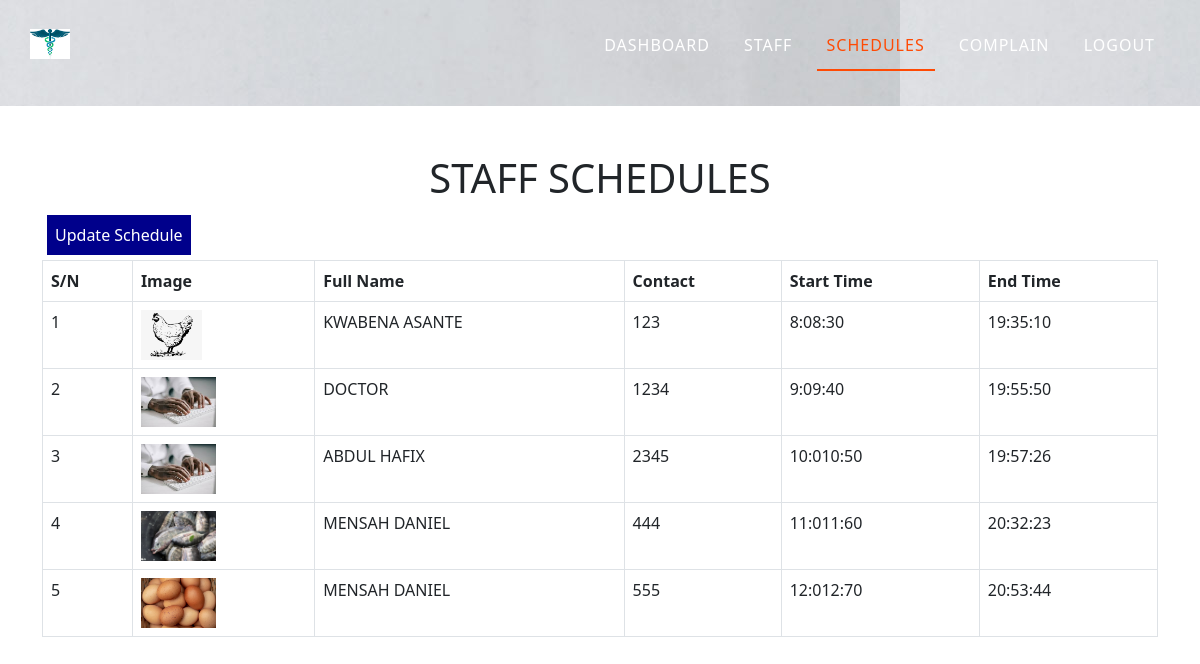
Page /students.php on the committed database.
### tables this page shows
CREATE TABLE `users` (
  `user_id` int(11) NOT NULL,
  `full_name` varchar(200) NOT NULL,
  `email` varchar(200) NOT NULL,
  `password` varchar(200) NOT NULL,
  `image` text NOT NULL,
  `joined_date` datetime NOT NULL DEFAULT current_timestamp(),
  `last_login` datetime NOT NULL,
  `date_of_birth` varchar(20) NOT NULL,
  `staff_ID` varchar(20) NOT NULL,
  `contact` varchar(12) NOT NULL,
  `gender` varchar(10) NOT NULL,
  `start_time` time NOT NULL DEFAULT current_timestamp(),
  `end_time` time NOT NULL DEFAULT current_timestamp(),
  `duty` varchar(100) NOT NULL,
  `complain` varchar(100) NOT NULL,
  `reply` varchar(100) NOT NULL,
  `reset_code` varchar(10) NOT NULL
);

### config.php (called while the page is built, shortened)
<?php
	$n=1;
 	$s=rand(1, 8);
 	$y=3;
?>

### students.php (the view, shortened to what this page needs)
<?php
    include 'config.php';
?>
<!DOCTYPE html>
<html lang="en">
<head>
    <link rel="stylesheet" href="https://cdn.jsdelivr.net/npm/bootstrap@5.2.0/dist/css/bootstrap.min.css">
    <link rel="stylesheet" href="../css/style.css">
  <link rel="stylesheet" href="https://cdnjs.cloudflare.com/ajax/libs/font-awesome/4.7.0/css/font-awesome.min.css">
</head>
<body>
  <header class="header-area" style="background-image: url('wat.jpg');">
        <div class="header-container">
            <div class="site-logo">
                <img src="log.jpg" height="30px;">
            </div>
           <div class="site-nav-menu">
                <ul class="primary-menu">
                    <li>
                    <a href="admin_index.php">Dashboard</a> </li>
                    <li><a  href="teacher.php">Staff</a></li>
                    <li><a class="active" aria-current="page" href="students.php">Schedules</a></li>
                    <li><a href="accounts_list.php">Complain</a></li>
                    <li><a href="admin_login.php">LogOut</a></li>
                </ul>
            </div>
        </div>
    </header>
<div class = "container">
<div class = "row">
    <div class = "col-xl-12">
        <h1 class = "text-center pt-5"> STAFF SCHEDULES </h1>
        <form action=" " method="POST" enctype="multipart">
            <button type="button" onclick="window.location.reload();" style="background: darkblue; color: white; padding: 8px; border: none; margin: 5px;">Update Schedule</button>
        </form>
        <table class="table table-bordered">
        <thead>
            <tr>
                <th>S/N</th>
                <th>Image</th>
                <th>Full Name</th>
                <th>Contact</th>
                <th>Start Time</th>
                <th>End Time</th>
            </tr>
        </thead>
        <tbody>
<?php
$stmt=$db_conn->prepare('SELECT * FROM users');
$stmt->execute();
if($stmt->rowCount()>0)
{
    while($row=$stmt->fetch(PDO::FETCH_ASSOC))
{
    extract($row);
?>
     <tr>
    <td><?php echo $n; ?></td>
     <td><img src="users/<?php echo $row['image']?>" style="height: 50px;"></td>
    <td style="text-transform:uppercase;"><?php echo $row['full_name']; ?></td>
    <td style="text-transform:uppercase;"><?php echo $row['contact']; ?></td>
     <td style="text-transform:uppercase;"><?php echo $s; ?>:0<?php echo $s; ?>:<?php echo $y; ?>0</td>
    <td style="text-transform:uppercase;"><?php echo $row['end_time']; ?></td>
        </tr>
            <?php
            $n++;
            $y++;
            $s++;
                }
            }
             else
          {
            ?>  <tr><td colspan="8">
                 <div class="not_registered" style="text-align: center;">
                 <b>No Student Registered</b>
                 </div><td><tr>
                        <?php
      }
      ?>
         </tbody>
    </table>
</body>
</html>

### students.php (style rules this page uses)
th, td { padding: 8px; text-align: left; border-bottom: 2px solid #ddd; }
.header-area { background: #142440; width: 100%; padding: 12px 30px; z-index: 999; }
.header-container { display: table; width: 100%; margin: auto; }
.site-logo { float: left; padding: 17px 0px; }
.site-nav-menu { float: right; }
.primary-menu { list-style: none; }
.primary-menu li { display: inline-block; margin: 21px 5px; }
.primary-menu a { color: #fff; position: relative; text-decoration: none; text-transform: uppercase; font-weight: 500; letter-spacing: 1px; padding: 15px 10px; transition: .5s; }
.primary-menu a:hover, .primary-menu .active { color:#ff4a04; }
.primary-menu li a:after { content: ""; position: absolute; width: 0%; height: 2px; background: #ff4a04; bottom: 0px; left: 0; transition: all .5s; }
.primary-menu li .active:after { width: 100%; }

### rows in the picture
users: image (picture), full_name "KWABENA ASANTE", contact "123", end_time "19:35:10"
users: image (picture), full_name "DOCTOR", contact "1234", end_time "19:55:50"
users: image (picture), full_name "ABDUL HAFIX", contact "2345", end_time "19:57:26"
users: image (picture), full_name "MENSAH DANIEL", contact "444", end_time "20:32:23"
users: image (picture), full_name "MENSAH DANIEL", contact "555", end_time "20:53:44"
